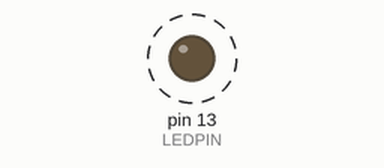
A sketch run on a simulated Arduino Uno, built with avr-gcc and run on an emulated ATmega328P. Shown: output pins drawn as LEDs (lit = HIGH). Dashed ring = blinking. What the sketch prints to the serial monitor is not drawn.

Above: at 0.12 s.
Timing chart, 0 to 3.0 s (numbered marks = the images above):
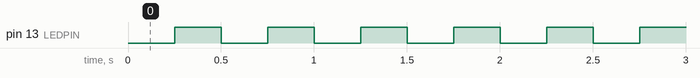

Measured:
- by itself, pin 13 (LEDPIN): alternates HIGH for 0.25 s and LOW for 0.25 s

The sketch:

FIRMWARE_ASSIGNMENT.ino
```cpp
/*
NAME: Jagannath
DATE: 17/03/2024
DESCRIPTION: Blinking arduino uno onboard led based on temperature
*/

#include <Arduino.h>
#include <TimerOne.h>

// defining temperature sensor to A0
#define LM35 A0
// defining onboard led pin
#define LEDPIN 13

// Variables to store temperature and blink interval
volatile float temperature_celsius; // corrected typo in variable name
volatile unsigned long blink_interval; // changed int to unsigned long for timer interval

// Function declaration
void check_temperature();
void blink_led();

void setup()
{
  // Initializing baud rate for data communication
  Serial.begin(9600);

  // Setting pin direction led pin as output
  pinMode(LEDPIN, OUTPUT);

  // Interrupt to the timer to trigger every 1 millisecond
  Timer1.initialize(1000);
  Timer1.attachInterrupt(check_temperature);
}

void loop()
{
  // Leave loop empty, as all functionality is handled by interrupts
}

void check_temperature()
{
  // Reading the voltage from the LM35 temperature sensor
  int sensor_value = analogRead(LM35);

  // Converting the analog reading from LM35 temperature sensor to degree Celsius
  temperature_celsius = (sensor_value * 5.0 / 1024.0) * 100.0;

  // Print the temperature in serial monitor
  Serial.print("Temperature: ");
  Serial.print(temperature_celsius);
  Serial.println(" C");

  // Checking if temperature is below 30 degrees Celsius
  if (temperature_celsius < 30)
  {
    // if condition true set blink interval to 250 milliseconds
    blink_interval = 250;
  }
  else
  {
    // Set blink interval to 500 milliseconds
    blink_interval = 500;
  }

  // Call blinkLED function after blinkInterval and converting milliseconds to microseconds
  Timer1.attachInterrupt(blink_led, blink_interval * 1000UL); // corrected conversion to microseconds
}

void blink_led()
{
  // Toggle the LED state
  digitalWrite(LEDPIN, !digitalRead(LEDPIN));
}
```
